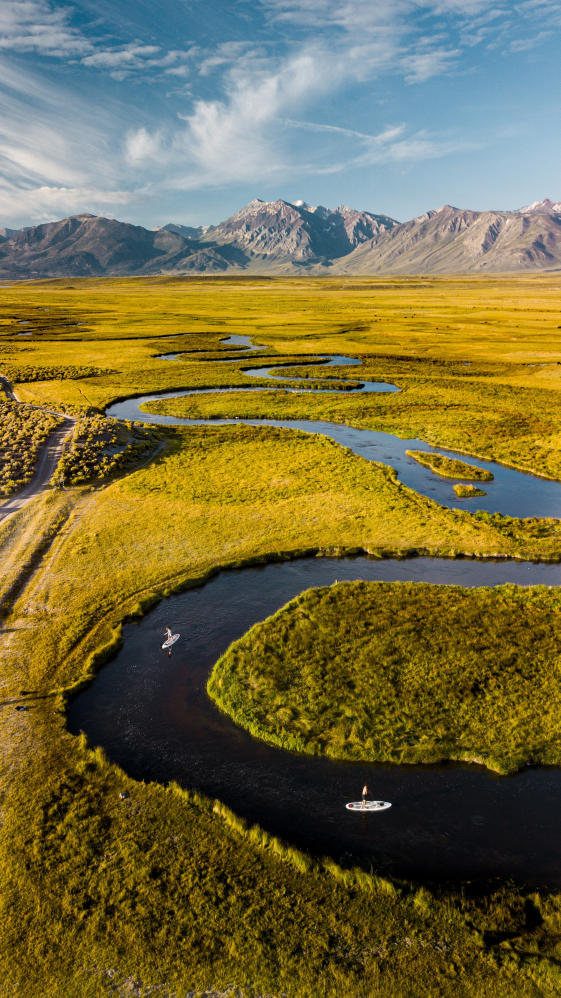
#> input picture im am.gif, 2242 x 3992 px (shown at 1/4 size)
$ python teste.py
#> lines starting #> are read from the running program, lines starting #| are printed output that depends on the picture
from process_image import ProcessDataset
import os
import fnmatch
import shutil
import cv2

img = cv2.imread("im am.gif", cv2.IMREAD_UNCHANGED)
#> img is the input picture: shape (3992, 2242, 3); mean B, G, R 63.2, 107.4, 115.2
dim = (128, 128)

resized = cv2.resize(img, dim, interpolation = cv2.INTER_AREA)
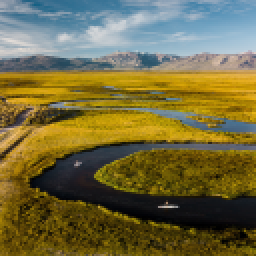
#> resized: shape (128, 128, 3) (shown 2 times larger); mean B, G, R 63.2, 107.4, 115.2
status = cv2.imwrite("im am1.gif", resized)
